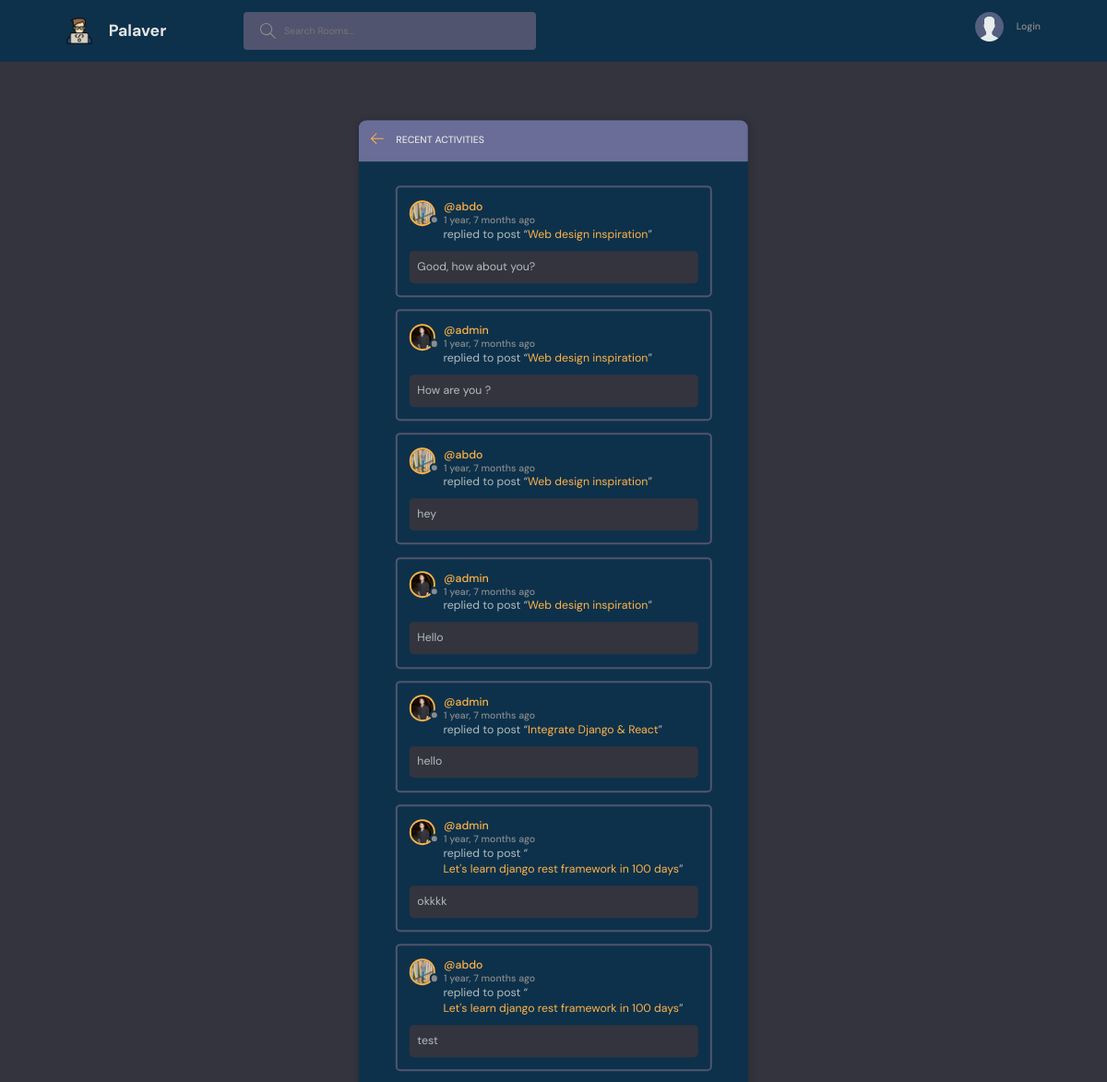
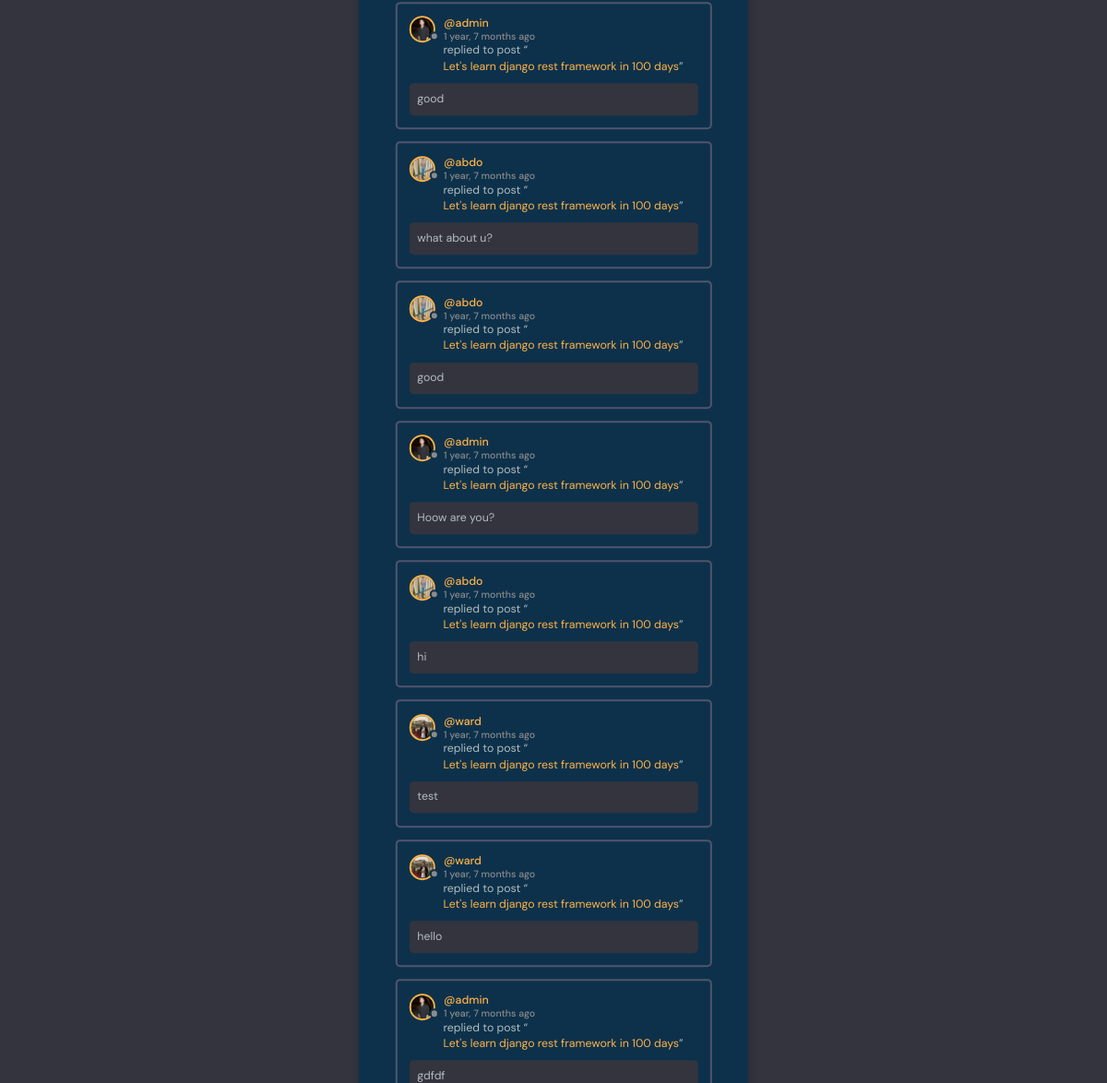
The page /activity/ on the database its author committed (2 pictures, top to bottom).
### base/models.py (models this page shows, shortened)
class Message(models.Model):
    user = models.ForeignKey(User, on_delete=models.CASCADE)
    username = models.CharField(max_length=200, null=True)
    user_avatar = models.ImageField(null=True, default='avatar.svg')
    room = models.ForeignKey(Room, on_delete=models.CASCADE)
    body = models.TextField()
    updated = models.DateTimeField(auto_now=True)
    created = models.DateTimeField(auto_now_add=True)
    date = models.DateTimeField(default=datetime.now, blank=True)
    def __str__(self):
        return self.body[0:50]
    class Meta:
        ordering = ['-updated', '-created']

class User(AbstractUser):
    name = models.CharField(max_length=200, null=True)
    email = models.EmailField(unique= True, null=True)
    bio = models.TextField(null=True)
    avatar = models.ImageField(null=True, default='avatar.svg')
    followers = models.ManyToManyField('self', related_name='followingUsersModel', symmetrical=False, blank=True)
    USERNAME_FIELD = 'email'
    REQUIRED_FIELDS = []

class Room(models.Model):
    host = models.ForeignKey(User, on_delete=models.SET_NULL, null=True)
    topic = models.ForeignKey(Topic, on_delete=models.SET_NULL, null=True)
    name = models.CharField(max_length=200)
    description = models.TextField(null=True, blank=True)
    participants = models.ManyToManyField(User, related_name='participants', blank=True)
    updated = models.DateTimeField(auto_now=True)
    created = models.DateTimeField(auto_now_add=True)
    up_votes = models.ManyToManyField(User, related_name='up_votes', blank=True)
    down_votes = models.ManyToManyField(User, related_name='down_votes', blank=True)
    class Meta:
        ordering = ['-updated', '-created']

### base/views.py (the view)
# urls.py: path("activity/", views.activityPage, name="activity"),
def activityPage(request):
    activities = Message.objects.all()
    context = {'activities':activities}
    return render(request, 'base/activity.html', context)

### base/context_processors.py (called while the page is built)
def notification(request):
    if request.user.is_authenticated:
        user = request.user
        notifications = Notification.objects.filter(user=user).order_by('-created')
        return {'notifications':notifications}
    else:
        return {}

def get_user_last_access(request):
    if request.user.is_authenticated:
        user = request.user
        last_access = user.last_login.strftime("%H:%M:%S").split(":")[0]
        time_now = datetime.datetime.now().strftime("%H:%M:%S").split(":")[0]
        last_access_day = user.last_login.strftime("%d-%m-%Y")
        time_now_day = datetime.datetime.now().strftime("%d-%m-%Y")
        online_status = False
        if int(time_now) - int(int(last_access)+3) <= 1 and last_access_day == time_now_day:
            online_status = True
        return {'online_status':online_status}
    else:
        return {}

### base/templates/base/activity.html (shortened to what this page needs)
{% extends 'main.html' %}
{% block content %}
    <main class="layout">
      <div class="container">
        <div class="layout__box">
          <div class="layout__boxHeader">
            <div class="layout__boxTitle">
              <a href="{% url 'home' %}">
                <svg version="1.1" xmlns="http://www.w3.org/2000/svg" width="32" height="32" viewBox="0 0 32 32">
                  <title>arrow-left</title>
                  <path
                    d="M13.723 2.286l-13.723 13.714 13.719 13.714 1.616-1.611-10.96-10.96h27.625v-2.286h-27.625l10.965-10.965-1.616-1.607z"
                  ></path>
                </svg>
              </a>
              <h3>Recent Activities</h3>
            </div>
          </div>
          <div class="activities-page layout__body">
            {% if activities %}
            {% for message in activities %}
                <div class="activities__box">
                  <div class="activities__boxHeader roomListRoom__header">
                    <a href="{% url 'user-profile' message.user.id %}" class="roomListRoom__author">
                      <div class="avatar avatar--small">
                        <img src="{{ message.user.avatar.url }}" />
                      </div>
                      <p>
                        @{{message.user.username}}
                        <span>{{message.created|timesince}} ago</span>
                      </p>
                    </a>
                  </div>
                  <div class="activities__boxContent">
                    <p>replied to post “<a href="{% url 'room' message.room.id %}">{{message.room.name}}</a>”</p>
                    <div class="activities__boxRoomContent">
                      {{message}}
                    </div>
                  </div>
                </div>
              {% endfor %}
              {% else %}
                  <p>No recent activity</p>
              {% endif %}
          </div>
        </div>
      </div>
    </main>
{% endblock %}

### static/styles/style.css (style rules this page uses)
:root { --color-main: #ffb347; --color-main-light: #e1f6fb; --color-dark: #0d314b; --color-dark-medium: #51546e; --color-dark-light: #696d97; --color-light: #e5e5e5; --color-gray: #8b8b8b; --color-light-gray: #b2bdbd; --color-bg: #34343f; --color-success: #5dd693; --color-error: #fc4b0b; }
:root { --black: #171321; --dkblue: #0d314b; --plum: #4b0d49; --hotmag: #ff17e4; --magenta: #e310cb; --aqua: #86fbfb; --white: #f7f8fa; --font-size: 1.3rem; --mono: "Oxygen mono", monospace; --sans: Oxygen, sans-serif; }
* { font-family: "DM Sans", -apple-system, BlinkMacSystemFont, "Segoe UI", Roboto, Oxygen, Ubuntu, Cantarell, "Open Sans", "Helvetica Neue", sans-serif; margin: 0; padding: 0; box-sizing: border-box; text-rendering: optimizeLegibility; font-size: inherit; }
html { font-size: 50%; }
@media only screen and (min-width: 1200px) { html { font-size: 55%; } }
body { line-height: 1.4; font-weight: 400; font-size: 1.2rem; color: var(--color-light-gray); background-color: var(--color-bg); min-height: 100vh; }
img { width: 100%; }
a { display: inline-block; color: var(--color-main); text-decoration: none; }
.container { max-width: 120rem; width: 90%; margin: auto; }
.avatar { position: relative; display: inline-block; border-radius: 50%; border: 2px solid var(--color-main); }
.avatar img { display: block; border-radius: 50%; object-fit: cover; object-position: center; }
.avatar::after { content: ""; display: block; position: absolute; background-color: var(--color-gray); z-index: 111; border-radius: 50%; border: 0.3rem solid var(--color-dark); }
.avatar.avatar--small img { width: 2.8rem; height: 2.8rem; }
.avatar.avatar--small:after { width: 0.7rem; height: 0.7rem; bottom: 0px; right: -6px; }
.layout { margin-top: 2.4rem; }
.layout > .container { display: flex; justify-content: space-between; align-items: flex-start; }
.layout__box { width: 90%; max-width: 48rem; min-height: 40rem; position: absolute; top: 50%; left: 50%; transform: translate(-50%, -46%); background-color: var(--color-dark); border-radius: 1rem; box-shadow: 1px 1px 6px 3px rgba(0, 0, 0, 0.1); overflow: hidden; }
.layout__boxHeader { display: flex; padding: 1.5rem; background-color: var(--color-dark-light); }
.layout__boxTitle { display: flex; gap: 1.5rem; align-items: center; }
.layout__boxTitle h3 { text-transform: uppercase; font-weight: 500; color: var(--color-light); }
.layout__boxTitle svg { width: 1.6rem; height: 1.6rem; fill: var(--color-main); }
.layout__body { margin: 3rem; }
.roomListRoom__header { display: flex; justify-content: space-between; align-items: center; }
.roomListRoom__author { font-weight: 500; display: flex; align-items: center; gap: 1rem; }
.activities__box { margin: 1.5rem; padding: 1.5rem; border: 2px solid var(--color-dark-medium); border-radius: 5px; }
.activities__boxHeader p { font-size: 1.4rem; line-height: 1.3; }
.activities__boxHeader p span { color: var(--color-gray); font-size: 1.2rem; display: block; }
.activities__boxContent { margin-left: 4.2rem; }
.activities__boxContent { font-size: 1.4rem; }
.activities__boxRoomContent { background: var(--color-bg); padding: 1rem; border-radius: 5px; margin-top: 1rem; margin-left: -4.2rem; }

### rows shown on the page
Message: user.avatar (picture), user.username "abdo", created "1 year, 7 months", room.name "Web design inspiration", body "Good, how about you?"
Message: user.avatar (picture), user.username "admin", created "1 year, 7 months", room.name "Web design inspiration", body "How are you ?"
Message: user.avatar (picture), user.username "abdo", created "1 year, 7 months", room.name "Web design inspiration", body "hey"
Message: user.avatar (picture), user.username "admin", created "1 year, 7 months", room.name "Web design inspiration", body "Hello"
Message: user.avatar (picture), user.username "admin", created "1 year, 7 months", room.name "Integrate Django & React", body "hello"
Message: user.avatar (picture), user.username "admin", created "1 year, 7 months", room.name "Let's learn django rest framework in 100 days", body "okkkk"
Message: user.avatar (picture), user.username "abdo", created "1 year, 7 months", room.name "Let's learn django rest framework in 100 days", body "test"
Message: user.avatar (picture), user.username "admin", created "1 year, 7 months", room.name "Let's learn django rest framework in 100 days", body "good"
Message: user.avatar (picture), user.username "abdo", created "1 year, 7 months", room.name "Let's learn django rest framework in 100 days", body "what about u?"
Message: user.avatar (picture), user.username "abdo", created "1 year, 7 months", room.name "Let's learn django rest framework in 100 days", body "good"
Message: user.avatar (picture), user.username "admin", created "1 year, 7 months", room.name "Let's learn django rest framework in 100 days", body "Hoow are you?"
Message: user.avatar (picture), user.username "abdo", created "1 year, 7 months", room.name "Let's learn django rest framework in 100 days", body "hi"
Message: user.avatar (picture), user.username "ward", created "1 year, 7 months", room.name "Let's learn django rest framework in 100 days", body "test"
Message: user.avatar (picture), user.username "ward", created "1 year, 7 months", room.name "Let's learn django rest framework in 100 days", body "hello"
Message: user.avatar (picture), user.username "admin", created "1 year, 7 months", room.name "Let's learn django rest framework in 100 days", body "gdfdf"
